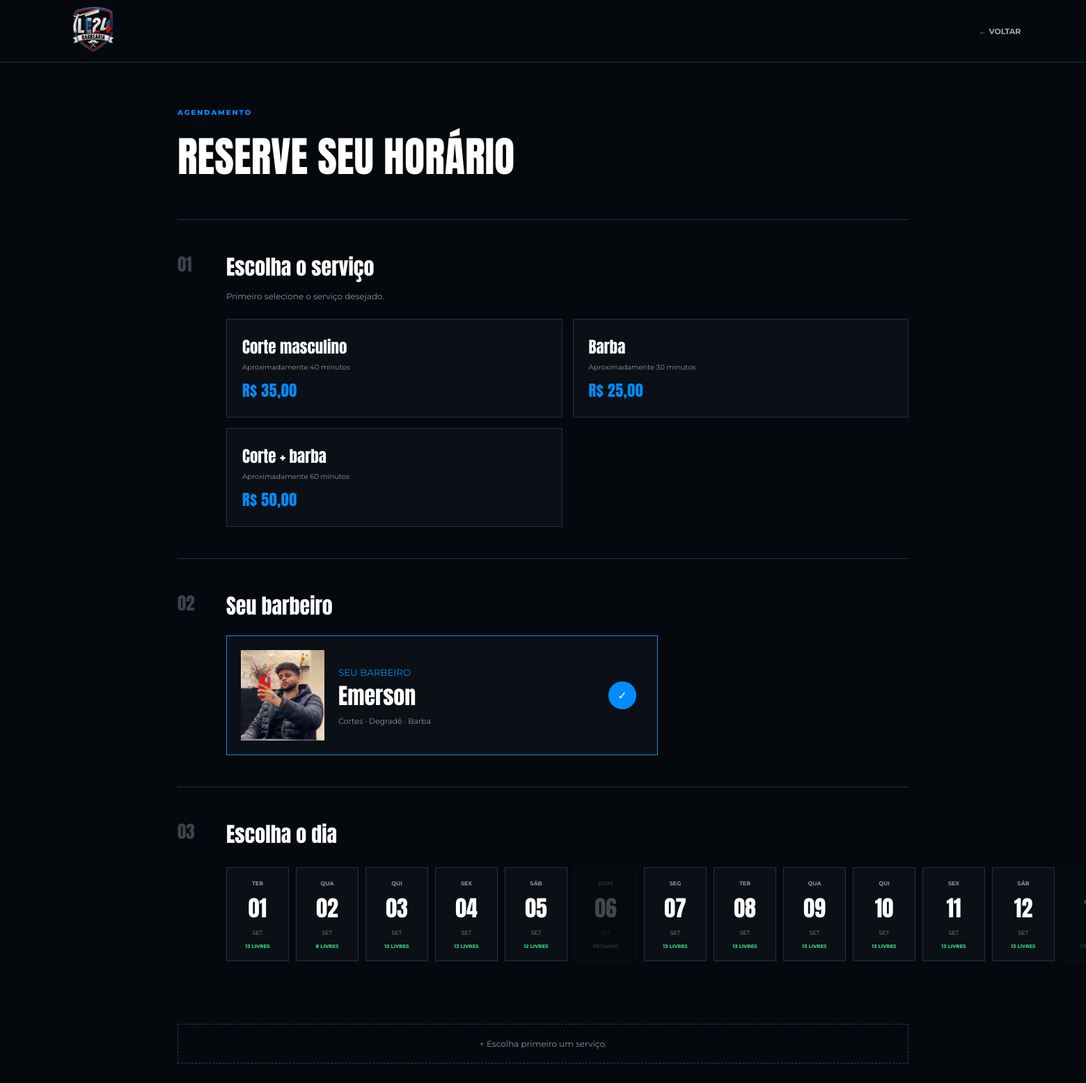
/agendar, run on the app's committed database.
### tables this page shows
CREATE TABLE servicos (
            id INTEGER PRIMARY KEY AUTOINCREMENT,
            nome TEXT NOT NULL,
            preco REAL NOT NULL,
            duracao INTEGER NOT NULL
        );

CREATE TABLE barbeiros (
            id INTEGER PRIMARY KEY AUTOINCREMENT,
            nome TEXT NOT NULL
        );

### app.py (the view, shortened to what this page needs)
@app.route(
    "/agendar",
    methods=[
        "GET",
        "POST"
    ]
)
def agendar():
    banco = conectar_banco()
    emerson = banco.execute("""
        SELECT *
        FROM barbeiros
        WHERE nome = ?
    """, (
        "Emerson",
    )).fetchone()
    servicos = banco.execute("""
        SELECT *
        FROM servicos
    """).fetchall()
    banco.close()
    barbeiro_id = emerson["id"]
    servico_selecionado = (
        request.args.get(
            "servico",
            type=int
        )
    )
    data_selecionada = (
        request.args.get(
            "data"
        )
    )
    mostrar_lotado = (
        request.args.get(
            "lotado"
        )
        ==
        "1"
    )
    calendario = criar_calendario(
        barbeiro_id,
        30
    )
    horarios = []
    dia_selecionado = None
    return render_template(
        "agendar.html",
        emerson=emerson,
        servicos=servicos,
        calendario=calendario,
        servico_selecionado=
            servico_selecionado,
        data_selecionada=
            data_selecionada,
        dia_selecionado=
            dia_selecionado,
        horarios=horarios,
        mostrar_lotado=
            mostrar_lotado,
        whatsapp=
            WHATSAPP_BARBEARIA
    )

### app.py (called while the page is built)
def conectar_banco():
    banco = sqlite3.connect(
        "barbearia.db"
    )
    banco.row_factory = sqlite3.Row
    return banco

def buscar_horarios_disponiveis(
    barbeiro_id,
    data_agendamento
):
    try:
        data_objeto = datetime.strptime(
            data_agendamento,
            "%Y-%m-%d"
        ).date()
    except ValueError:
        return []
    if data_objeto < date.today():
        return []
    if data_objeto.weekday() == 6:
        return []
    banco = conectar_banco()
    ocupados = banco.execute("""
        SELECT horario

        FROM agendamentos

        WHERE barbeiro_id = ?

        AND data = ?

        AND status = 'confirmado'
    """, (
        barbeiro_id,
        data_agendamento
    )).fetchall()
    banco.close()
    horarios_ocupados = {
        item["horario"]
        for item in ocupados
    }
    horarios_livres = [
        horario
        for horario in HORARIOS_PADRAO
        if horario not in horarios_ocupados
    ]
    return horarios_livres

### templates/agendar.html (shortened to what this page needs)
<!DOCTYPE html>
<html lang="pt-br">
<head>
    <link
        rel="stylesheet"
        href="{{ url_for('static', filename='style.css') }}"
    >
</head>
<body>
<header class="booking-header">
    <a href="/">
        <img
            src="{{ url_for('static', filename='images/logo-l24.png') }}"
            class="booking-logo"
            alt="L24"
        >
    </a>
    <a
        href="/"
        class="booking-back"
    >
        ← VOLTAR
    </a>
</header>
<main class="booking-container">
    <span class="section-small">
        AGENDAMENTO
    </span>
    <h1 class="booking-title">
        RESERVE SEU HORÁRIO
    </h1>
    <section class="booking-step">
        <span class="step-number">
            01
        </span>
        <div>
            <h2>
                Escolha o serviço
            </h2>
            <p class="booking-description">
                Primeiro selecione o serviço desejado.
            </p>
            <div class="service-options">
                {% for servico in servicos %}
                <a
                    href="{{ url_for(
                        'agendar',
                        servico=servico['id'],
                        data=data_selecionada
                    ) }}"
                    class="
                        python-service-card
                    "
                >
                    <div>
                        <strong>
                            {{ servico["nome"] }}
                        </strong>
                        <span>
                            Aproximadamente
                            {{ servico["duracao"] }}
                            minutos
                        </span>
                        <span class="service-price">
                            R$ {{ "%.2f"|format(servico["preco"])|replace(".", ",") }}
                        </span>
                    </div>
                </a>
                {% endfor %}
            </div>
        </div>
    </section>
    <section class="booking-step">
        <span class="step-number">
            02
        </span>
        <div>
            <h2>
                Seu barbeiro
            </h2>
            <div class="booking-barber-card">
                <img
                    src="{{ url_for('static', filename='images/emerson.png') }}"
                    alt="Emerson"
                >
                <div>
                    <small>
                        SEU BARBEIRO
                    </small>
                    <strong>
                        {{ emerson["nome"] }}
                    </strong>
                    <p>
                        Cortes · Degradê · Barba
                    </p>
                </div>
                <span class="selected-check">
                    ✓
                </span>
            </div>
        </div>
    </section>
    <section class="booking-step">
        <span class="step-number">
            03
        </span>
        <div class="python-calendar-area">
            <h2>
                Escolha o dia
            </h2>
            <div class="python-calendar">
                {% for dia in calendario %}
                    {% if dia["domingo"] %}
                    <div class="python-day closed">
                        <span>
                            {{ dia["semana"] }}
                        </span>
                        <strong>
                            {{ "%02d"|format(dia["dia"]) }}
                        </strong>
                        <small>
                            {{ dia["mes"] }}
                        </small>
                        <em>
                            FECHADO
                        </em>
                    </div>
                    {% else %}
                    <a
                        href="{{ url_for(
                            'agendar',
                            servico=servico_selecionado,
                            data=dia['data']
                        ) }}"
                        class="
                            python-day
                        "
                    >
                        <span>
                            {{ dia["semana"] }}
                        </span>
                        <strong>
                            {{ "%02d"|format(dia["dia"]) }}
                        </strong>
                        <small>
                            {{ dia["mes"] }}
                        </small>
                        <em>
                            {{ dia["livres"] }}
                            LIVRES
                        </em>
                    </a>
                    {% endif %}
                {% endfor %}
            </div>
        </div>
    </section>
    {% if
        servico_selecionado
        and
        data_selecionada
        and
        horarios
        and
        not mostrar_lotado
    %}
    <form
        method="POST"
        action="{{ url_for('agendar') }}"
        class="python-final-form"
    >
        <input
            type="hidden"
            name="servico"
            value="{{ servico_selecionado }}"
        >
        <input
            type="hidden"
            name="data"
            value="{{ data_selecionada }}"
        >
        <section class="booking-step">
            <span class="step-number">
                04
            </span>
            <div>
                <h2>
                    Escolha o horário
                </h2>
                <div class="python-times-grid">
                    {% for horario in horarios %}
                    <label class="python-time">
                        <input
                            type="radio"
                            name="horario"
                            value="{{ horario }}"
                            required
                        >
                        <span>
                            {{ horario }}
                        </span>
                    </label>
                    {% endfor %}
                </div>
            </div>
        </section>
        <section class="booking-step">
            <span class="step-number">
                05
            </span>
            <div>
                <h2>
                    Seus dados
                </h2>
                <div class="customer-grid">
                    <div>
                        <label>
                            NOME
                        </label>
                        <input
                            type="text"
                            name="cliente"
                            placeholder="Seu nome"
                            autocomplete="name"
                            required
                        >
                    </div>
                    <div>
                        <label>
                            WHATSAPP
                        </label>
                        <input
                            type="tel"
                            name="telefone"
                            placeholder="(  ) _____-____"
                            inputmode="numeric"
                            autocomplete="tel"
                            maxlength="15"
                            required
                        >
                    </div>
                </div>
            </div>
        </section>
        <div class="booking-submit">
            <button type="submit">
                CONFIRMAR AGENDAMENTO →
            </button>
        </div>
    </form>
    {% else %}
        {% if not servico_selecionado %}
        <div class="python-instruction">
            ↑ Escolha primeiro um serviço.
        </div>
        {% elif not data_selecionada %}
        <div class="python-instruction">
            ↑ Agora escolha um dia.
        </div>
        {% endif %}
    {% endif %}
</main>
</body>
</html>

### static/style.css (style rules this page uses)
:root { --bg: #05090d; --card: #0a1015; --card2: #080d11; --border: #293239; --blue: #008cff; --red: #ef3037; --gray: #8b949b; --green: #35c779; --white: #f5f5f5; }
* { margin: 0; padding: 0; box-sizing: border-box; }
html { scroll-behavior: smooth; }
body { background: var(--bg); color: white; font-family: "Montserrat", Arial, sans-serif; }
a { color: inherit; text-decoration: none; }
.section-small { color: var(--blue); font-size: 10px; font-weight: 800; letter-spacing: 2px; }
.booking-header { min-height: 90px; padding: 8px 6%; display: flex; justify-content: space-between; align-items: center; border-bottom: 1px solid var(--border); }
.booking-logo { width: 80px; }
.booking-back { color: #aaa; font-size: 11px; font-weight: 700; }
.booking-container { width: min( 1050px, 90% ); margin: 60px auto 100px; }
.booking-title { margin: 10px 0 45px; font-family: Anton; font-size: clamp( 45px, 6vw, 60px ); font-weight: normal; }
.booking-step { padding: 45px 0; display: grid; grid-template-columns: 70px 1fr; border-top: 1px solid var(--border); }
.step-number { color: #3a444b; font-family: Anton; font-size: 25px; }
.booking-step h2 { margin-bottom: 20px; font-family: Anton; font-size: 30px; font-weight: normal; }
.booking-description { color: var(--gray); font-size: 12px; line-height: 1.7; margin: -10px 0 22px; }
.service-options { display: grid; grid-template-columns: repeat( 2, 1fr ); gap: 15px; }
.python-service-card { min-height: 105px; padding: 22px; display: flex; justify-content: space-between; align-items: center; gap: 20px; background: var(--card); border: 1px solid var(--border); transition: .2s; }
.python-service-card strong { display: block; font-family: Anton; font-size: 23px; font-weight: normal; }
.python-service-card span { display: block; margin-top: 5px; color: var(--gray); font-size: 10px; }
.booking-barber-card { max-width: 620px; padding: 20px; display: grid; grid-template-columns: 120px 1fr 50px; gap: 20px; align-items: center; border: 1px solid var(--blue); background: var(--card); }
.booking-barber-card img { width: 120px; height: 130px; object-fit: cover; object-position: center 25%; }
.booking-barber-card strong { display: block; font-family: Anton; font-size: 32px; font-weight: normal; }
.booking-barber-card small { color: var(--blue); }
.booking-barber-card p { margin-top: 5px; color: var(--gray); font-size: 11px; }
.selected-check { width: 40px; height: 40px; border-radius: 50%; display: flex; align-items: center; justify-content: center; background: var(--blue); }
.python-calendar { display: flex; gap: 10px; overflow-x: auto; padding: 5px 0 20px; }
.python-day { flex: 0 0 90px; min-height: 135px; padding: 16px 8px; display: flex; flex-direction: column; align-items: center; justify-content: center; background: var(--card); border: 1px solid var(--border); text-align: center; transition: .2s; }
.python-day > span { color: var(--gray); font-size: 8px; font-weight: 700; }
.python-day > strong { margin: 6px 0; font-family: Anton; font-size: 32px; font-weight: normal; }
.python-day > small { color: var(--gray); font-size: 8px; }
.python-day > em { margin-top: 10px; color: var(--green); font-size: 7px; font-style: normal; font-weight: 800; }
.python-day.closed { opacity: .25; cursor: default; }
.python-day.closed em { color: var(--gray); }
.python-instruction { margin-top: 25px; padding: 20px; border: 1px dashed #35414a; color: var(--gray); text-align: center; font-size: 12px; }
.python-service-card .service-price { margin-top: 10px; display: block; color: var(--blue); font-family: Anton, sans-serif; font-size: 22px; font-weight: normal; letter-spacing: .5px; }

### data on the page
servicos: nome "Corte masculino", duracao "40", preco "35,00"
servicos: nome "Barba", duracao "30", preco "25,00"
servicos: nome "Corte + barba", duracao "60", preco "50,00"
barbeiros: nome "Emerson"

### other printed values
{{ dia["semana"] }} "TER" "QUA" "QUI" "SEX" "SÁB" "SEG" "TER" "QUA" "QUI" "SEX" "SÁB"
{{ "%02d"|format(dia["dia"]) }} "01" "02" "03" "04" "05" "07" "08" "09" "10" "11" "12"
{{ dia["mes"] }} "SET" "SET" "SET" "SET" "SET" "SET" "SET" "SET" "SET" "SET" "SET"
{{ dia["livres"] }} "13" "8" "12" "13" "12" "13" "13" "13" "13" "13" "13"
{{ dia["semana"] }} "DOM"
{{ "%02d"|format(dia["dia"]) }} "06"
{{ dia["mes"] }} "SET"
